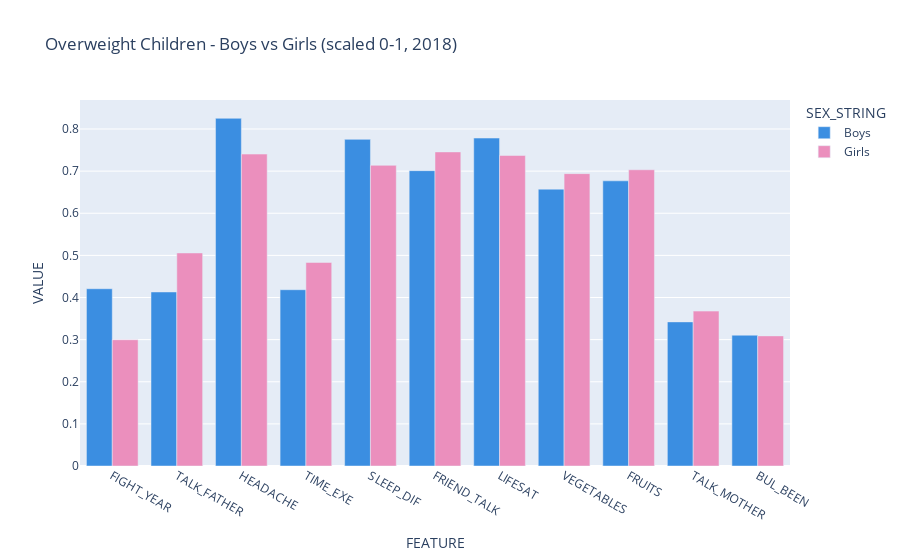

The cell this chart's notebook holds for it:
### Code cell
### GRAPH 3_v02
### GENDER GAP - vertical barchart with 2 bars boys/girls
# sorted by gender gap difference DESC
# possibly to replace VIZ3 above

gap_table = (
    df_sex_long_2
    .pivot(index="FEATURE", columns="SEX_STRING", values="VALUE")
    .reset_index()
)

# gender gap: Girls - Boys (+ girls more, - boys more)
gap_table["GAP"] = gap_table["Girls"] - gap_table["Boys"]

# gender gap difference calculated
gap_table["ABS_GAP"] = gap_table["GAP"].abs()

# sorting factors by gender gap DESC
feature_order_2 = (
    gap_table
    .sort_values("ABS_GAP", ascending=False)["FEATURE"]
    .tolist()
)

fig_vertical_gg = px.bar(
    df_sex_long_2,
    x="FEATURE",
    y="VALUE",
    color="SEX_STRING",
    barmode="group",
    category_orders={
        "FEATURE": feature_order_2,
        "SEX_STRING": ["Boys", "Girls"],
    },
    color_discrete_map=colors,
    title="Overweight Children - Boys vs Girls (scaled 0-1, 2018)"
)

fig_vertical_gg.show()

### Figure 1 — Plotly figure (JSON) as saved in the notebook; plotly's stock layout.template omitted (floating-point values rounded to 4 significant figures)
{"data": [{"alignmentgroup": "True", "hovertemplate": "SEX_STRING=Boys<br>FEATURE=%{x}<br>VALUE=%{y}<extra></extra>", "legendgroup": "Boys", "marker": {"color": "#3b8ee1", "pattern": {"shape": ""}}, "name": "Boys", "offsetgroup": "Boys", "orientation": "v", "showlegend": true, "textposition": "auto", "type": "bar", "x": ["FRUITS", "VEGETABLES", "TALK_FATHER", "TALK_MOTHER", "FRIEND_TALK", "LIFESAT", "SLEEP_DIF", "TIME_EXE", "FIGHT_YEAR", "HEADACHE", "BUL_BEEN"], "xaxis": "x", "y": [0.6769, 0.6572, 0.4132, 0.3421, 0.7011, 0.7785, 0.7754, 0.4184, 0.4208, 0.8254, 0.3105], "yaxis": "y"}, {"alignmentgroup": "True", "hovertemplate": "SEX_STRING=Girls<br>FEATURE=%{x}<br>VALUE=%{y}<extra></extra>", "legendgroup": "Girls", "marker": {"color": "#eb8fbd", "pattern": {"shape": ""}}, "name": "Girls", "offsetgroup": "Girls", "orientation": "v", "showlegend": true, "textposition": "auto", "type": "bar", "x": ["FRUITS", "VEGETABLES", "TALK_FATHER", "TALK_MOTHER", "FRIEND_TALK", "LIFESAT", "SLEEP_DIF", "TIME_EXE", "FIGHT_YEAR", "HEADACHE", "BUL_BEEN"], "xaxis": "x", "y": [0.7032, 0.6941, 0.5057, 0.3677, 0.7456, 0.7372, 0.7138, 0.4832, 0.2997, 0.7404, 0.3089], "yaxis": "y"}], "layout": {"barmode": "group", "legend": {"title": {"text": "SEX_STRING"}, "tracegroupgap": 0}, "title": {"text": "Overweight Children - Boys vs Girls (scaled 0-1, 2018)"}, "xaxis": {"anchor": "y", "categoryarray": ["FIGHT_YEAR", "TALK_FATHER", "HEADACHE", "TIME_EXE", "SLEEP_DIF", "FRIEND_TALK", "LIFESAT", "VEGETABLES", "FRUITS", "TALK_MOTHER", "BUL_BEEN"], "categoryorder": "array", "domain": [0, 1], "title": {"text": "FEATURE"}}, "yaxis": {"anchor": "x", "domain": [0, 1], "title": {"text": "VALUE"}}}}
